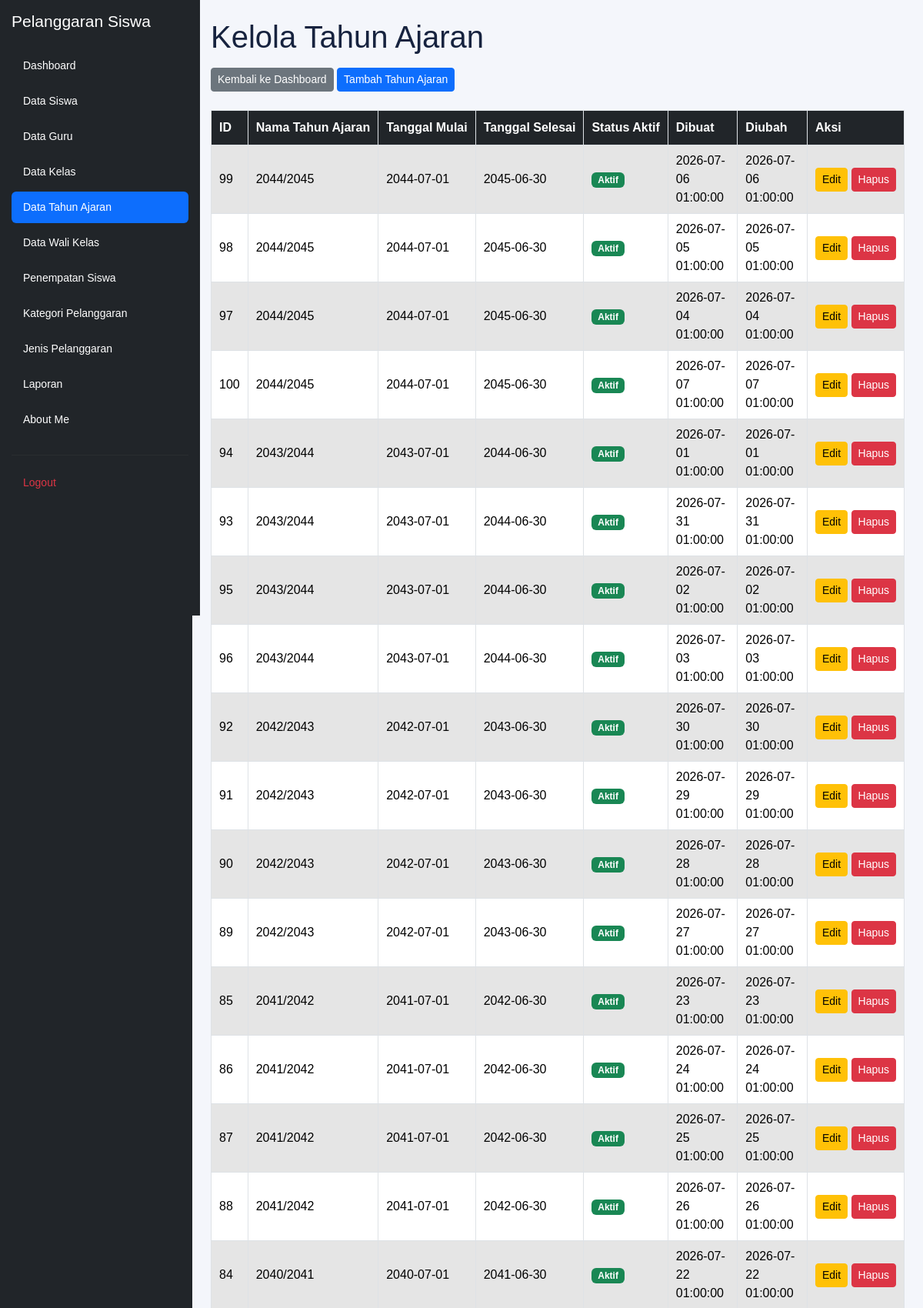
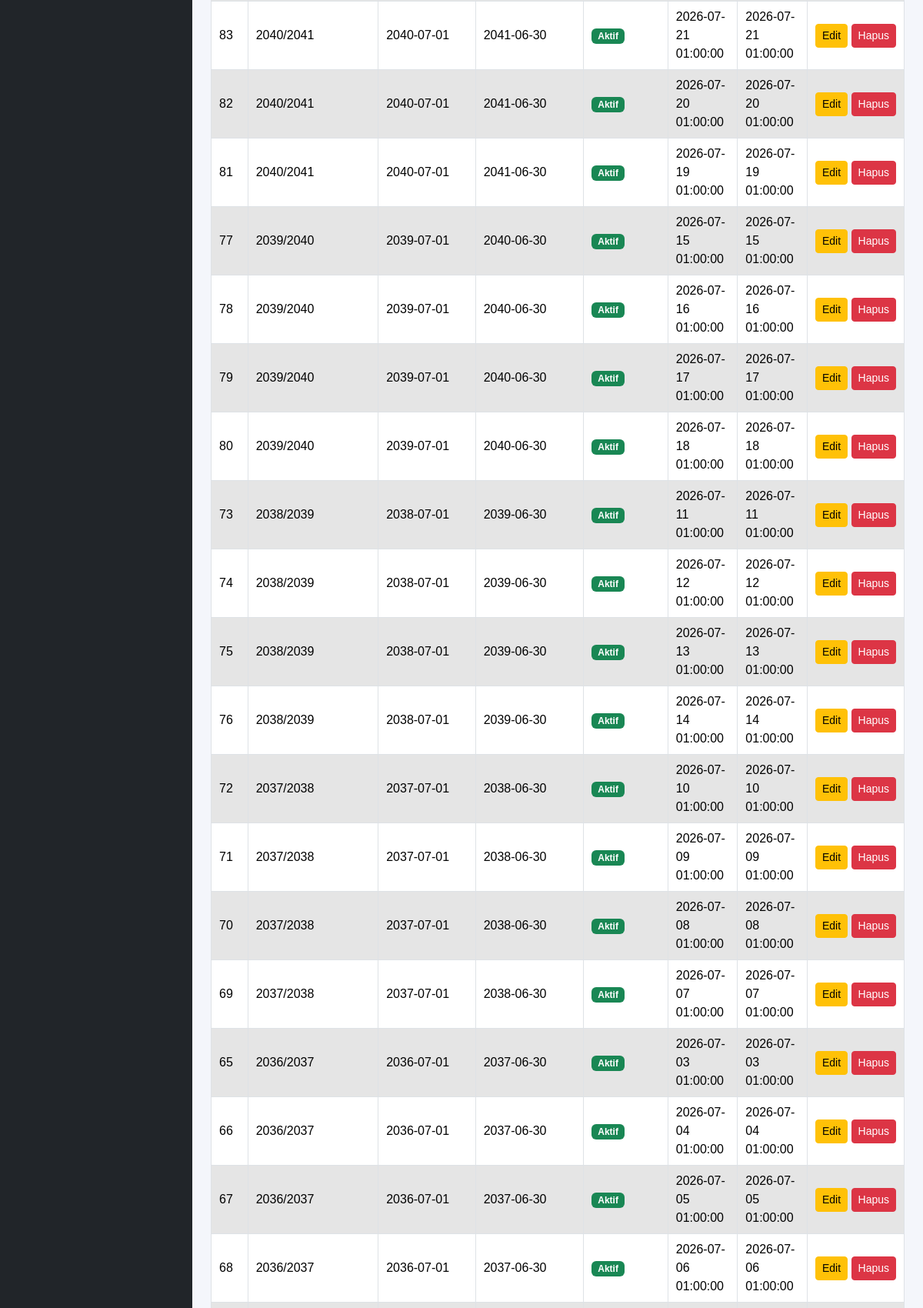
/kelola_tahun_ajaran.php (signed in, upper part), run on the app's committed database (2 pictures, top to bottom).
### tables this page shows
CREATE TABLE `t_tahun_ajaran` (
  `id` int(11) NOT NULL,
  `nama` varchar(20) DEFAULT NULL,
  `tanggal_mulai` date NOT NULL,
  `tanggal_selesai` date NOT NULL,
  `status_aktif` tinyint(1) NOT NULL,
  `created_at` timestamp NOT NULL DEFAULT current_timestamp(),
  `updated_at` timestamp NOT NULL DEFAULT current_timestamp()
);

### kelola_tahun_ajaran.php (the view, shortened to what this page needs)
<?php
include 'config/koneksi.php';
$sql = "SELECT * FROM t_tahun_ajaran ORDER BY tanggal_mulai DESC";
$hasil = mysqli_query($koneksi, $sql);
?>
<!DOCTYPE html>
<html lang="id">
<head>
    <link href="https://cdn.jsdelivr.net/npm/bootstrap@5.3.8/dist/css/bootstrap.min.css"
          rel="stylesheet">
    <link href="https://cdn.datatables.net/2.3.2/css/dataTables.dataTables.min.css"
          rel="stylesheet">
    <link rel="stylesheet" href="layout/style.css">
</head>
<body>
<div class="layout-wrapper">
    <aside class="layout-sidebar">
        <?php include 'layout/sidebar.php'; ?>
    </aside>
    <main class="layout-content">
        <h1 class="mb-3">Kelola Tahun Ajaran</h1>
        <div class="mb-4">
            <a href="dashboard.php" class="btn btn-secondary btn-sm">
                Kembali ke Dashboard
            </a>
            <a href="tambah_tahun_ajaran.php" class="btn btn-primary btn-sm">
                Tambah Tahun Ajaran
            </a>
        </div>
        <div class="table-responsive">
            <table id="tabelTahunAjaran"
                   class="table table-striped table-bordered table-hover align-middle">
                <thead>
                    <tr>
                        <th>ID</th>
                        <th>Nama Tahun Ajaran</th>
                        <th>Tanggal Mulai</th>
                        <th>Tanggal Selesai</th>
                        <th>Status Aktif</th>
                        <th>Dibuat</th>
                        <th>Diubah</th>
                        <th>Aksi</th>
                    </tr>
                </thead>
                <tbody>
                    <?php while ($row = mysqli_fetch_assoc($hasil)) { ?>
                        <tr>
                            <td>
                                <?= htmlspecialchars($row['id']) ?>
                            </td>
                            <td>
                                <?= htmlspecialchars($row['nama']) ?>
                            </td>
                            <td>
                                <?= htmlspecialchars($row['tanggal_mulai']) ?>
                            </td>
                            <td>
                                <?= htmlspecialchars($row['tanggal_selesai']) ?>
                            </td>
                            <td>
                                <?php if ($row['status_aktif'] == 1) { ?>
                                    <span class="badge bg-success">Aktif</span>
                                <?php } else { ?>
                                    <span class="badge bg-secondary">Tidak Aktif</span>
                                <?php } ?>
                            </td>
                            <td>
                                <?= htmlspecialchars($row['created_at'] ?? '-') ?>
                            </td>
                            <td>
                                <?= htmlspecialchars($row['updated_at'] ?? '-') ?>
                            </td>
                            <td class="text-nowrap">
                                <a href="edit_tahun_ajaran.php?id=<?= urlencode($row['id']) ?>"
                                   class="btn btn-warning btn-sm">
                                    Edit
                                </a>
                                <a href="hapus_tahun_ajaran.php?id=<?= urlencode($row['id']) ?>"
                                   class="btn btn-danger btn-sm"
                                   onclick="return confirm('Yakin ingin menghapus tahun ajaran ini?');">
                                    Hapus
                                </a>
                            </td>
                        </tr>
                    <?php } ?>
                </tbody>
            </table>
        </div>
    </main>
</div>
</body>
</html>

### layout/style.css (style rules this page uses)
:root { --primary: #3659d9; --navy: #17233f; --background: #f4f6fb; --text-muted: #778198; --border: #e8ecf4; }
* { box-sizing: border-box; }
body { margin: 0; font-family: 'Poppins', sans-serif; background: var(--background); color: var(--navy); }

### kelola_tahun_ajaran.php (style rules this page uses)
html, body { margin: 0; padding: 0; min-height: 100%; }
.layout-wrapper { display: flex; flex-direction: row; align-items: stretch; width: 100%; min-height: 100vh; }
.layout-sidebar { flex: 0 0 250px; width: 250px; min-width: 250px; min-height: 100vh; background-color: #212529; }
.layout-content { flex: 1 1 0; min-width: 0; padding: 24px; }
.table-responsive { width: 100%; overflow-x: auto; }
#tabelTahunAjaran { width: 100% !important; border-collapse: collapse !important; background-color: #fff; }
#tabelTahunAjaran thead th { background-color: #212529 !important; color: #fff !important; font-weight: bold; border: 1px solid #dee2e6 !important; padding: 10px; white-space: nowrap; }
#tabelTahunAjaran tbody td { border: 1px solid #dee2e6 !important; padding: 8px 10px; vertical-align: middle; }
#tabelTahunAjaran tbody tr:nth-child(odd) td { background-color: #f1f1f1; }
#tabelTahunAjaran tbody tr:nth-child(even) td { background-color: #fff; }
#tabelTahunAjaran .btn-warning { background-color: #ffc107; border-color: #ffc107; color: #000; }
#tabelTahunAjaran .btn-danger { background-color: #dc3545; border-color: #dc3545; color: #fff; }
#tabelTahunAjaran .btn { white-space: nowrap; }

### data on the page
t_tahun_ajaran: id "99", nama "2044/2045", tanggal_mulai "2044-07-01", tanggal_selesai "2045-06-30", status_aktif "Aktif", created_at "2026-07-06 01:00:00", updated_at "2026-07-06 01:00:00"
t_tahun_ajaran: id "98", nama "2044/2045", tanggal_mulai "2044-07-01", tanggal_selesai "2045-06-30", status_aktif "Aktif", created_at "2026-07-05 01:00:00", updated_at "2026-07-05 01:00:00"
t_tahun_ajaran: id "97", nama "2044/2045", tanggal_mulai "2044-07-01", tanggal_selesai "2045-06-30", status_aktif "Aktif", created_at "2026-07-04 01:00:00", updated_at "2026-07-04 01:00:00"
t_tahun_ajaran: id "100", nama "2044/2045", tanggal_mulai "2044-07-01", tanggal_selesai "2045-06-30", status_aktif "Aktif", created_at "2026-07-07 01:00:00", updated_at "2026-07-07 01:00:00"
t_tahun_ajaran: id "94", nama "2043/2044", tanggal_mulai "2043-07-01", tanggal_selesai "2044-06-30", status_aktif "Aktif", created_at "2026-07-01 01:00:00", updated_at "2026-07-01 01:00:00"
t_tahun_ajaran: id "93", nama "2043/2044", tanggal_mulai "2043-07-01", tanggal_selesai "2044-06-30", status_aktif "Aktif", created_at "2026-07-31 01:00:00", updated_at "2026-07-31 01:00:00"
t_tahun_ajaran: id "95", nama "2043/2044", tanggal_mulai "2043-07-01", tanggal_selesai "2044-06-30", status_aktif "Aktif", created_at "2026-07-02 01:00:00", updated_at "2026-07-02 01:00:00"
t_tahun_ajaran: id "96", nama "2043/2044", tanggal_mulai "2043-07-01", tanggal_selesai "2044-06-30", status_aktif "Aktif", created_at "2026-07-03 01:00:00", updated_at "2026-07-03 01:00:00"
t_tahun_ajaran: id "92", nama "2042/2043", tanggal_mulai "2042-07-01", tanggal_selesai "2043-06-30", status_aktif "Aktif", created_at "2026-07-30 01:00:00", updated_at "2026-07-30 01:00:00"
t_tahun_ajaran: id "91", nama "2042/2043", tanggal_mulai "2042-07-01", tanggal_selesai "2043-06-30", status_aktif "Aktif", created_at "2026-07-29 01:00:00", updated_at "2026-07-29 01:00:00"
t_tahun_ajaran: id "90", nama "2042/2043", tanggal_mulai "2042-07-01", tanggal_selesai "2043-06-30", status_aktif "Aktif", created_at "2026-07-28 01:00:00", updated_at "2026-07-28 01:00:00"
t_tahun_ajaran: id "89", nama "2042/2043", tanggal_mulai "2042-07-01", tanggal_selesai "2043-06-30", status_aktif "Aktif", created_at "2026-07-27 01:00:00", updated_at "2026-07-27 01:00:00"
t_tahun_ajaran: id "85", nama "2041/2042", tanggal_mulai "2041-07-01", tanggal_selesai "2042-06-30", status_aktif "Aktif", created_at "2026-07-23 01:00:00", updated_at "2026-07-23 01:00:00"
t_tahun_ajaran: id "86", nama "2041/2042", tanggal_mulai "2041-07-01", tanggal_selesai "2042-06-30", status_aktif "Aktif", created_at "2026-07-24 01:00:00", updated_at "2026-07-24 01:00:00"
t_tahun_ajaran: id "87", nama "2041/2042", tanggal_mulai "2041-07-01", tanggal_selesai "2042-06-30", status_aktif "Aktif", created_at "2026-07-25 01:00:00", updated_at "2026-07-25 01:00:00"
t_tahun_ajaran: id "88", nama "2041/2042", tanggal_mulai "2041-07-01", tanggal_selesai "2042-06-30", status_aktif "Aktif", created_at "2026-07-26 01:00:00", updated_at "2026-07-26 01:00:00"
t_tahun_ajaran: id "84", nama "2040/2041", tanggal_mulai "2040-07-01", tanggal_selesai "2041-06-30", status_aktif "Aktif", created_at "2026-07-22 01:00:00", updated_at "2026-07-22 01:00:00"
t_tahun_ajaran: id "83", nama "2040/2041", tanggal_mulai "2040-07-01", tanggal_selesai "2041-06-30", status_aktif "Aktif", created_at "2026-07-21 01:00:00", updated_at "2026-07-21 01:00:00"
t_tahun_ajaran: id "82", nama "2040/2041", tanggal_mulai "2040-07-01", tanggal_selesai "2041-06-30", status_aktif "Aktif", created_at "2026-07-20 01:00:00", updated_at "2026-07-20 01:00:00"
t_tahun_ajaran: id "81", nama "2040/2041", tanggal_mulai "2040-07-01", tanggal_selesai "2041-06-30", status_aktif "Aktif", created_at "2026-07-19 01:00:00", updated_at "2026-07-19 01:00:00"
t_tahun_ajaran: id "77", nama "2039/2040", tanggal_mulai "2039-07-01", tanggal_selesai "2040-06-30", status_aktif "Aktif", created_at "2026-07-15 01:00:00", updated_at "2026-07-15 01:00:00"
t_tahun_ajaran: id "78", nama "2039/2040", tanggal_mulai "2039-07-01", tanggal_selesai "2040-06-30", status_aktif "Aktif", created_at "2026-07-16 01:00:00", updated_at "2026-07-16 01:00:00"
t_tahun_ajaran: id "79", nama "2039/2040", tanggal_mulai "2039-07-01", tanggal_selesai "2040-06-30", status_aktif "Aktif", created_at "2026-07-17 01:00:00", updated_at "2026-07-17 01:00:00"
t_tahun_ajaran: id "80", nama "2039/2040", tanggal_mulai "2039-07-01", tanggal_selesai "2040-06-30", status_aktif "Aktif", created_at "2026-07-18 01:00:00", updated_at "2026-07-18 01:00:00"
t_tahun_ajaran: id "73", nama "2038/2039", tanggal_mulai "2038-07-01", tanggal_selesai "2039-06-30", status_aktif "Aktif", created_at "2026-07-11 01:00:00", updated_at "2026-07-11 01:00:00"
t_tahun_ajaran: id "74", nama "2038/2039", tanggal_mulai "2038-07-01", tanggal_selesai "2039-06-30", status_aktif "Aktif", created_at "2026-07-12 01:00:00", updated_at "2026-07-12 01:00:00"
t_tahun_ajaran: id "75", nama "2038/2039", tanggal_mulai "2038-07-01", tanggal_selesai "2039-06-30", status_aktif "Aktif", created_at "2026-07-13 01:00:00", updated_at "2026-07-13 01:00:00"
t_tahun_ajaran: id "76", nama "2038/2039", tanggal_mulai "2038-07-01", tanggal_selesai "2039-06-30", status_aktif "Aktif", created_at "2026-07-14 01:00:00", updated_at "2026-07-14 01:00:00"
t_tahun_ajaran: id "72", nama "2037/2038", tanggal_mulai "2037-07-01", tanggal_selesai "2038-06-30", status_aktif "Aktif", created_at "2026-07-10 01:00:00", updated_at "2026-07-10 01:00:00"
t_tahun_ajaran: id "71", nama "2037/2038", tanggal_mulai "2037-07-01", tanggal_selesai "2038-06-30", status_aktif "Aktif", created_at "2026-07-09 01:00:00", updated_at "2026-07-09 01:00:00"
t_tahun_ajaran: id "70", nama "2037/2038", tanggal_mulai "2037-07-01", tanggal_selesai "2038-06-30", status_aktif "Aktif", created_at "2026-07-08 01:00:00", updated_at "2026-07-08 01:00:00"
t_tahun_ajaran: id "69", nama "2037/2038", tanggal_mulai "2037-07-01", tanggal_selesai "2038-06-30", status_aktif "Aktif", created_at "2026-07-07 01:00:00", updated_at "2026-07-07 01:00:00"
t_tahun_ajaran: id "65", nama "2036/2037", tanggal_mulai "2036-07-01", tanggal_selesai "2037-06-30", status_aktif "Aktif", created_at "2026-07-03 01:00:00", updated_at "2026-07-03 01:00:00"
t_tahun_ajaran: id "66", nama "2036/2037", tanggal_mulai "2036-07-01", tanggal_selesai "2037-06-30", status_aktif "Aktif", created_at "2026-07-04 01:00:00", updated_at "2026-07-04 01:00:00"
t_tahun_ajaran: id "67", nama "2036/2037", tanggal_mulai "2036-07-01", tanggal_selesai "2037-06-30", status_aktif "Aktif", created_at "2026-07-05 01:00:00", updated_at "2026-07-05 01:00:00"
t_tahun_ajaran: id "68", nama "2036/2037", tanggal_mulai "2036-07-01", tanggal_selesai "2037-06-30", status_aktif "Aktif", created_at "2026-07-06 01:00:00", updated_at "2026-07-06 01:00:00"
